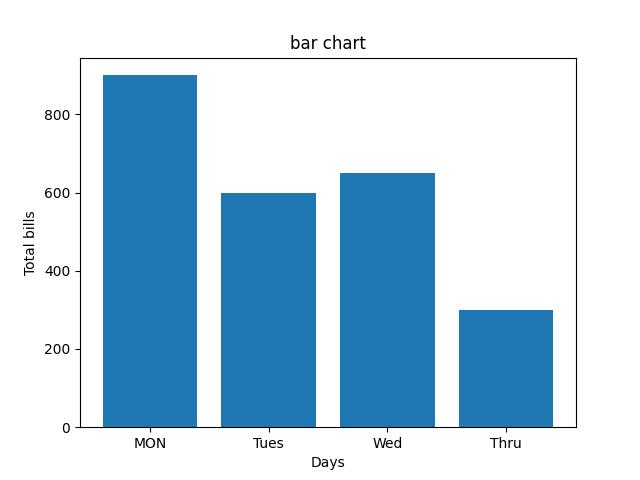

Generate this figure with Python:
import matplotlib.pyplot as plt

x = ['MON', 'Tues', 'Wed', 'Thru']
y = [900,600, 650, 300]

plt.bar(x,y)
plt.title("bar chart")
plt.xlabel("Days")
plt.ylabel("Total bills")
plt.savefig("barchart.jpg")

plt.show(block=False)
print("Press any key on graph window to close...")
plt.waitforbuttonpress()
plt.close()
